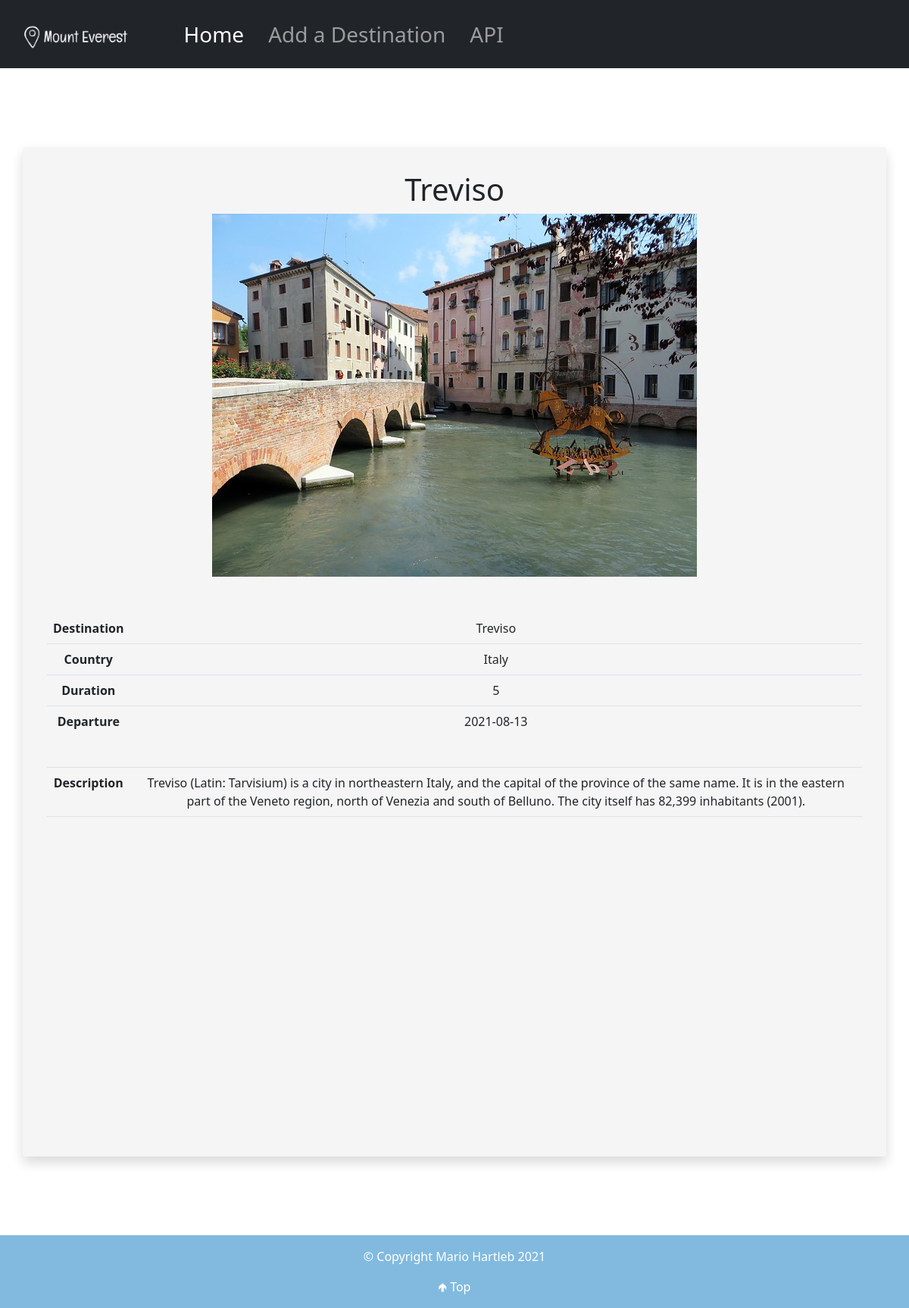
The app's page /details.php?id=2 with its own data.
### tables this page shows
CREATE TABLE `destinations` (
  `locId` int(11) NOT NULL,
  `locName` varchar(55) NOT NULL,
  `locCountry` varchar(55) NOT NULL,
  `locPrice` decimal(11,2) NOT NULL,
  `duration` int(3) NOT NULL,
  `departure` date NOT NULL,
  `description` text DEFAULT NULL,
  `latitude` decimal(11,8) NOT NULL,
  `longitude` decimal(11,8) NOT NULL,
  `image` varchar(255) DEFAULT NULL
);

### details.php (the view, shortened to what this page needs)
<?php
require_once 'actions/db_connect.php';
if ($_GET['id']) {
    $id = $_GET['id'];
    $sql = "SELECT * FROM destinations WHERE locId = {$id}";
    $result = $connect->query($sql);
    if ($result->num_rows == 1) {
        $data = $result->fetch_assoc();
        $destination = $data['locName'];
        $country = $data['locCountry'];
        $duration = $data['duration'];
        $departure = $data['departure'];
        $description = $data['description'];
        $image = $data['image'];
        $table = "
        <tr>
            <th>Destination</th>
            <td>" .$destination."</td>
        </tr>
        <tr>
            <th>Country</th>
            <td>" .$country."</td>
        </tr>
        <tr>
            <th>Duration</th>
            <td>" .$duration."</td>
        </tr>
        <tr>
            <th>Departure</th>
            <td class='pb-5'>" .$departure."</td>
        </tr>
        <tr>
            <th>Description</th>
            <td>" .$description."</td>
        </tr>";
    } else {
        header("location: error.php");
    }
} else {
    header("location: error.php");
}
?>
<!DOCTYPE html>
<html>
    <head>
        <?php require_once 'components/boot.php'?>
        <link rel="stylesheet" href="css/styles.css">
    </head>
    <body>
<?php include_once "components/nav.php";?>
        <fieldset class="shadow rounded">
            <legend class='h1 text-center'><?php echo $destination ?> </legend>
            <form action="details.php"  method="post" enctype="multipart/form-data">
                <div>
                 <?php echo "<img class='mb-5 img-fluid mx-auto d-block' src='pictures/" .$image."'";?></div>
                <table class="table">
                <?php echo $table;?>
                </table>
            </form>
            <div id="map"></div>
        </fieldset>
        <?php include_once "components/footer.php";?>
    </body>
</html>

### css/styles.css (style rules this page uses)
* { box-sizing: border-box; margin: 0; padding: 0; }
body { background: url("https://ibb.co/SPWVD85"); background-size: cover; min-height: 100vh; }
fieldset { background: whitesmoke; padding: 2rem; }
td { text-align: center; vertical-align: middle; }
tr { text-align: center; }

### details.php (style rules this page uses)
#map { height: 50vh; }
html, body { height: 100%; margin: 0; padding: 0; }
fieldset { margin: auto; margin-top: 13vh; margin-bottom: 13vh; width: 95% ; }

### records on screen
destinations: locName "Treviso", image (picture), locCountry "Italy", duration "5", departure "2021-08-13", description "Treviso (Latin: Tarvisium) is a city in northeastern Italy, and the capital of the province of the same name. It is in the eastern part of the Veneto region, north of Venezia and south of Belluno. The city itself has 82,399 inhabitants (2001)."
